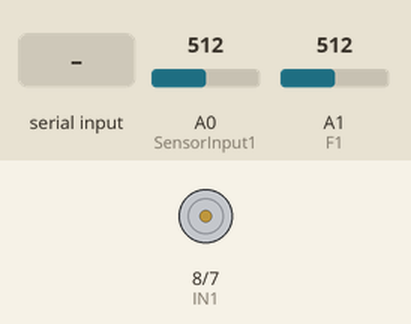
Simulated run of this sketch. Board: Arduino Uno, built with avr-gcc and run on an emulated ATmega328P. On the bench: motor-driver pin pairs drawn as motors (green arrow = first pin HIGH = forward, orange = second pin HIGH = backward, longer = more drive, scaled by the enable pin). The inputs (shaded band) are chosen by the test bench; at power-on: A1 (F1) = 512, A0 (SensorInput1) = 512. What the sketch prints to the serial monitor is not drawn.

Above: at 1.2 s.
1.3 s: "d" received over Serial
At 2.0 s:
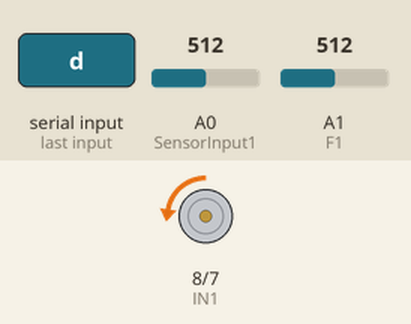
2.8 s: A1 (F1) set to 716
At 3.1 s:
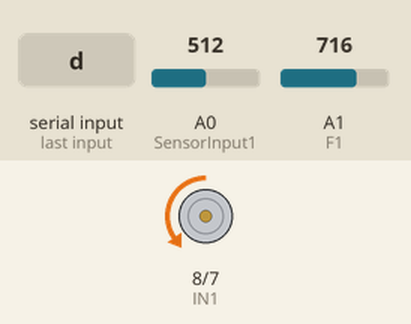
4.3 s: A1 (F1) set to 306
At 5.5 s:
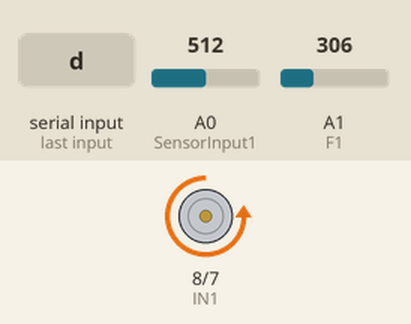
5.8 s: A1 (F1) set to 230
At 6.6 s:
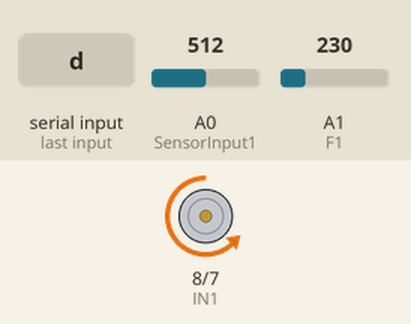
7.3 s: "s" received over Serial
At 7.7 s:
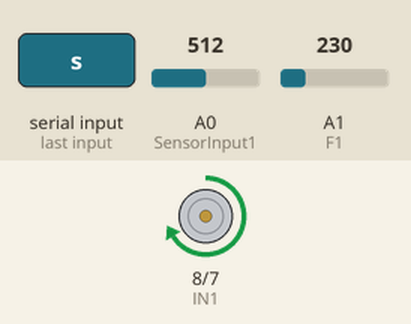
8.8 s: A1 (F1) set to 258
At 10.0 s:
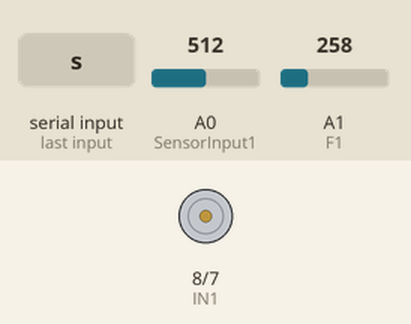
Timing chart, 0 to 11.3 s (numbered marks = the images above; inputs shaded):
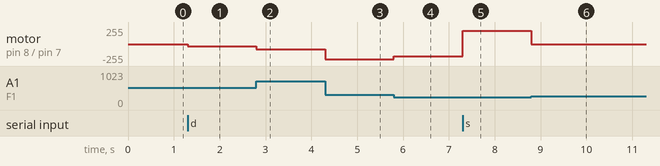

Measured:
- the behaviour switches between 240 and 241 on A1 (F1) (found by bisection; images 5 and 6)
- after the input at 1.3 s, motor on pin 8 (IN1) / pin 7 (IN2): stopped → backward 32/255 at once
- after the input at 2.8 s, motor on pin 8 (IN1) / pin 7 (IN2): backward 32/255 → backward 80/255 at once
- after the input at 4.3 s, motor on pin 8 (IN1) / pin 7 (IN2): backward 80/255 → backward 232/255 at once
- after the input at 5.8 s, motor on pin 8 (IN1) / pin 7 (IN2): backward 232/255 → backward 184/255 at once
- after the input at 7.3 s, motor on pin 8 (IN1) / pin 7 (IN2): backward 184/255 → forward 200/255 at once
- after the input at 8.8 s, motor on pin 8 (IN1) / pin 7 (IN2): forward 200/255 → stopped at once

The sketch:

test1_print_measures.ino
```cpp
#include "EMGFilters.h"

#if defined(ARDUINO) && ARDUINO >= 100
#include "Arduino.h"
#else
#include "WProgram.h"
#endif

#define SensorInput1 A0 // dedo inice
#define IN1 8 // lado izquierdo
#define IN2 7 // lado derecho
#define ENA 5 // enable A

#define F1 A1

int baseline = 17;

EMGFilters myFilter;

SAMPLE_FREQUENCY sampleRate = SAMPLE_FREQ_1000HZ;

// Time interval for processing the input signal.
unsigned long long interval = 1000000ul / sampleRate;

// Set the frequency of power line hum to filter out.
//
// For countries with 60Hz power line, change to "NOTCH_FREQ_60HZ"
NOTCH_FREQUENCY humFreq = NOTCH_FREQ_50HZ;


void setup(void) {
  // put your setup code here, to run once:
  myFilter.init(sampleRate, humFreq, true, true, true);
  Serial.begin(115200);

  pinMode(IN1, OUTPUT);
  pinMode(IN2, OUTPUT);
  pinMode(ENA, OUTPUT);   //EnA

  pinMode(F1, INPUT);

  SetTunings(4, 0, 0);
  SetSampleTime(100);
}

void avanzar(int cant);
void volver();

// CONTROL DESDE INTERNET

unsigned long lastTime;
double Input, Output, Setpoint;
double errSum, lastInput;
double kp, ki, kd;
int SampleTime = 1000;

/////////////////////////////

int Step = 1;
int minSet = 120;
int maxSet = 240;

char instruccion;

void loop() {

    int data = analogRead(SensorInput1);
    // filter processing
    int dataAfterFilter =  myFilter.update(data);
    // Any value below the `baseline` value will be treated as zero
    if (dataAfterFilter < baseline and dataAfterFilter > (baseline * -1)) {
        dataAfterFilter = 0;
    }
    // You may plot the data using Arduino SerialPlotter.
    Serial.println(dataAfterFilter);


    if (Serial.available() > 0){
      instruccion = Serial.read();
    }


     Input = analogRead(F1);

    if (instruccion == 'd' and Input > minSet){
      Compute_error();
      avanzar(Output);
      if ( Output < 20){
        Detener();
        instruccion = 'j';
      }
    }
    else if (instruccion == 's' && Input < maxSet){
      while(analogRead(F1) <= maxSet){
        volver(200);
      }
      if (Input <= maxSet){
      Detener();
      instruccion = 'j';
      }
    }
    // Serial.println(newposition);


}

void avanzar(int cant){
  analogWrite(ENA, cant);
  digitalWrite(IN2, HIGH);
  digitalWrite(IN1, LOW);
}

void volver(int cant){
  analogWrite(ENA, cant);
  digitalWrite(IN1, HIGH);
  digitalWrite(IN2, LOW);
}

void Detener(){
  analogWrite(ENA, 0);
}

int promedio(){
  int prom = 0;
  for (int i; i<=5; i++){
    int dato = analogRead(F1);
    prom = prom + dato;
  }
  int promedio = prom / 6;
  return promedio;
}

void Compute_error()
{
  unsigned long now = millis();
  int timeChange = (now - lastTime);
    if (timeChange>=SampleTime)
       {
    // Calcula todas las variables de errores.
        double error = minSet - Input;
        errSum += error;
        double dInput = (Input - lastInput);

    // Calculamos la función de salida del PID.
          Output = abs(kp * error + ki * errSum - kd * dInput);
    // Guardamos el valor de algunas variables para el próximo ciclo de cálculo.
          lastInput = Input;
          lastTime = now;
       }
}

void SetTunings(double Kp, double Ki, double Kd)
{
    double SampleTimeInSec = ((double)SampleTime)/1000;
    kp = Kp;
    ki = Ki * SampleTimeInSec;
    kd = Kd / SampleTimeInSec;
}

void SetSampleTime(int NewSampleTime)
{
  if (NewSampleTime > 0)
     {
      double ratio  = (double)NewSampleTime / (double)SampleTime;
      ki *= ratio;
      kd /= ratio;
      SampleTime = (unsigned long)NewSampleTime;
   }
}
```

EMGFilters.cpp
```cpp
// (licence header left out)
#include "EMGFilters.h"

// coefficients of transfer function of LPF
// coef[sampleFreqInd][order]
static float lpf_numerator_coef[2][3] = {{0.3913, 0.7827, 0.3913},
                                         {0.1311, 0.2622, 0.1311}};
static float lpf_denominator_coef[2][3] = {{1.0000, 0.3695, 0.1958},
                                           {1.0000, -0.7478, 0.2722}};
// coefficients of transfer function of HPF
static float hpf_numerator_coef[2][3] = {{0.8371, -1.6742, 0.8371},
                                         {0.9150, -1.8299, 0.9150}};
static float hpf_denominator_coef[2][3] = {{1.0000, -1.6475, 0.7009},
                                           {1.0000, -1.8227, 0.8372}};
// coefficients of transfer function of anti-hum filter
// coef[sampleFreqInd][order] for 50Hz
static float ahf_numerator_coef_50Hz[2][6] = {
    {0.9522, -1.5407, 0.9522, 0.8158, -0.8045, 0.0855},
    {0.5869, -1.1146, 0.5869, 1.0499, -2.0000, 1.0499}};
static float ahf_denominator_coef_50Hz[2][6] = {
    {1.0000, -1.5395, 0.9056, 1.0000 - 1.1187, 0.3129},
    {1.0000, -1.8844, 0.9893, 1.0000, -1.8991, 0.9892}};
static float ahf_output_gain_coef_50Hz[2] = {1.3422, 1.4399};
// coef[sampleFreqInd][order] for 60Hz
static float ahf_numerator_coef_60Hz[2][6] = {
    {0.9528, -1.3891, 0.9528, 0.8272, -0.7225, 0.0264},
    {0.5824, -1.0810, 0.5824, 1.0736, -2.0000, 1.0736}};
static float ahf_denominator_coef_60Hz[2][6] = {
    {1.0000, -1.3880, 0.9066, 1.0000, -0.9739, 0.2371},
    {1.0000, -1.8407, 0.9894, 1.0000, -1.8584, 0.9891}};
static float ahf_output_gain_coef_60Hz[2] = {1.3430, 1.4206};

enum FILTER_TYPE {
    FILTER_TYPE_LOWPASS = 0,
    FILTER_TYPE_HIGHPASS,
};

class FILTER_2nd {
  private:
    // second-order filter
    float states[2];
    float num[3];
    float den[3];

  public:
    void init(FILTER_TYPE ftype, int sampleFreq) {
        states[0] = 0;
        states[1] = 0;
        if (ftype == FILTER_TYPE_LOWPASS) {
            // 2th order butterworth lowpass filter
            // cutoff frequency 150Hz
            if (sampleFreq == SAMPLE_FREQ_500HZ) {
                for (int i = 0; i < 3; i++) {
                    num[i] = lpf_numerator_coef[0][i];
                    den[i] = lpf_denominator_coef[0][i];
                }
            } else if (sampleFreq == SAMPLE_FREQ_1000HZ) {
                for (int i = 0; i < 3; i++) {
                    num[i] = lpf_numerator_coef[1][i];
                    den[i] = lpf_denominator_coef[1][i];
                }
            }
        } else if (ftype == FILTER_TYPE_HIGHPASS) {
            // 2th order butterworth
            // cutoff frequency 20Hz
            if (sampleFreq == SAMPLE_FREQ_500HZ) {
                for (int i = 0; i < 3; i++) {
                    num[i] = hpf_numerator_coef[0][i];
                    den[i] = hpf_denominator_coef[0][i];
                }
            } else if (sampleFreq == SAMPLE_FREQ_1000HZ) {
                for (int i = 0; i < 3; i++) {
                    num[i] = hpf_numerator_coef[1][i];
                    den[i] = hpf_denominator_coef[1][i];
                }
            }
        }
    }

    float update(float input) {
        float tmp = (input - den[1] * states[0] - den[2] * states[1]) / den[0];
        float output = num[0] * tmp + num[1] * states[0] + num[2] * states[1];
        // save last states
        states[1] = states[0];
        states[0] = tmp;
        return output;
    }
};

class FILTER_4th {
  private:
    // fourth-order filter
    // cascade two 2nd-order filters
    float states[4];
    float num[6];
    float den[6];
    float gain;

  public:
    void init(int sampleFreq, int humFreq) {
        gain = 0;
        for (int i = 0; i < 4; i++) {
            states[i] = 0;
        }
        if (humFreq == NOTCH_FREQ_50HZ) {
            if (sampleFreq == SAMPLE_FREQ_500HZ) {
                for (int i = 0; i < 6; i++) {
                    num[i] = ahf_numerator_coef_50Hz[0][i];
                    den[i] = ahf_denominator_coef_50Hz[0][i];
                }
                gain = ahf_output_gain_coef_50Hz[0];
            } else if (sampleFreq == SAMPLE_FREQ_1000HZ) {
                for (int i = 0; i < 6; i++) {
                    num[i] = ahf_numerator_coef_50Hz[1][i];
                    den[i] = ahf_denominator_coef_50Hz[1][i];
                }
                gain = ahf_output_gain_coef_50Hz[1];
            }
        } else if (humFreq == NOTCH_FREQ_60HZ) {
            if (sampleFreq == SAMPLE_FREQ_500HZ) {
                for (int i = 0; i < 6; i++) {
                    num[i] = ahf_numerator_coef_60Hz[0][i];
                    den[i] = ahf_denominator_coef_60Hz[0][i];
                }
                gain = ahf_output_gain_coef_60Hz[0];
            } else if (sampleFreq == SAMPLE_FREQ_1000HZ) {
                for (int i = 0; i < 6; i++) {
                    num[i] = ahf_numerator_coef_60Hz[1][i];
                    den[i] = ahf_denominator_coef_60Hz[1][i];
                }
                gain = ahf_output_gain_coef_60Hz[1];
            }
        }
    }

    float update(float input) {
        float output;
        float stageIn;
        float stageOut;

        stageOut  = num[0] * input + states[0];
        states[0] = (num[1] * input + states[1]) - den[1] * stageOut;
        states[1] = num[2] * input - den[2] * stageOut;
        stageIn   = stageOut;
        stageOut  = num[3] * stageOut + states[2];
        states[2] = (num[4] * stageIn + states[3]) - den[4] * stageOut;
        states[3] = num[5] * stageIn - den[5] * stageOut;

        output = gain * stageOut;

        return output;
    }
};

FILTER_2nd LPF;
FILTER_2nd HPF;
FILTER_4th AHF;

void EMGFilters::init(SAMPLE_FREQUENCY sampleFreq,
                     NOTCH_FREQUENCY  notchFreq,
                     bool             enableNotchFilter,
                     bool             enableLowpassFilter,
                     bool             enableHighpassFilter) {
    m_sampleFreq   = sampleFreq;
    m_notchFreq    = notchFreq;
    m_bypassEnabled = true;
    if (((sampleFreq == SAMPLE_FREQ_500HZ) || (sampleFreq == SAMPLE_FREQ_1000HZ)) &&
        ((notchFreq == NOTCH_FREQ_50HZ) || (notchFreq == NOTCH_FREQ_60HZ))) {
            m_bypassEnabled = false;
    }

    LPF.init(FILTER_TYPE_LOWPASS, m_sampleFreq);
    HPF.init(FILTER_TYPE_HIGHPASS, m_sampleFreq);
    AHF.init(m_sampleFreq, m_notchFreq);

    m_notchFilterEnabled    = enableNotchFilter;
    m_lowpassFilterEnabled  = enableLowpassFilter;
    m_highpassFilterEnabled = enableHighpassFilter;
}

int EMGFilters::update(int inputValue) {
    int output = 0;
    if (m_bypassEnabled) {
        return output = inputValue;
    }

    // first notch filter
    if (m_notchFilterEnabled) {
        // output = NTF.update(inputValue);
        output = AHF.update(inputValue);
    } else {
        // notch filter bypass
        output = inputValue;
    }

    // second low pass filter
    if (m_lowpassFilterEnabled) {
        output = LPF.update(output);
    }

    // third high pass filter
    if (m_highpassFilterEnabled) {
        output = HPF.update(output);
    }

    return output;
}
```

EMGFilters.h
```cpp
// (licence header left out)
#ifndef _EMGFILTERS_H
#define _EMGFILTERS_H

enum NOTCH_FREQUENCY { NOTCH_FREQ_50HZ = 50, NOTCH_FREQ_60HZ = 60 };

enum SAMPLE_FREQUENCY { SAMPLE_FREQ_500HZ = 500, SAMPLE_FREQ_1000HZ = 1000 };

// \brief EMGFilter provides an anti-hum notch filter to filter out 50HZ or
//        60HZ power line noise, a lowpass filter to filter out signals above
//        150HZ, and a highpass filter to filter out noise below 20HZ;
//        You can turn on or off these filters by the init function.
// \remark Input frequencies of 500HZ and 1000HZ are supported only!
class EMGFilters {
  public:
    // \brief Initializes the filter.
    // \param sampleFreq only supports SAMPLE_FREQ_500HZ &
    // SAMPLE_FREQ_1000HZ.
    // \param notchFreq only supports NOTCH_FREQ_50HZ & NOTCH_FREQ_60HZ.
    // \param enableNotchFilter enables the notch filter. True by default.
    // \param enableLowpassFilter enables the lowpass filter. True by
    // default.
    // \param enableHighpassFilter enables the highpass filter. True by
    // default
    // \remark The filter won't work and just bypass input if sampleFreq or
    //         notchFreq isn't specified properly.
    void init(SAMPLE_FREQUENCY sampleFreq,
              NOTCH_FREQUENCY  notchFreq,
              bool             enableNotchFilter    = true,
              bool             enableLowpassFilter  = true,
              bool             enableHighpassFilter = true);

    // \brief Called in the loop, input read analog value to get filtered
    // value
    int update(int inputValue);

  private:
    SAMPLE_FREQUENCY m_sampleFreq;
    NOTCH_FREQUENCY  m_notchFreq;
    bool             m_bypassEnabled;
    bool             m_notchFilterEnabled;
    bool             m_lowpassFilterEnabled;
    bool             m_highpassFilterEnabled;
};

#endif
```
